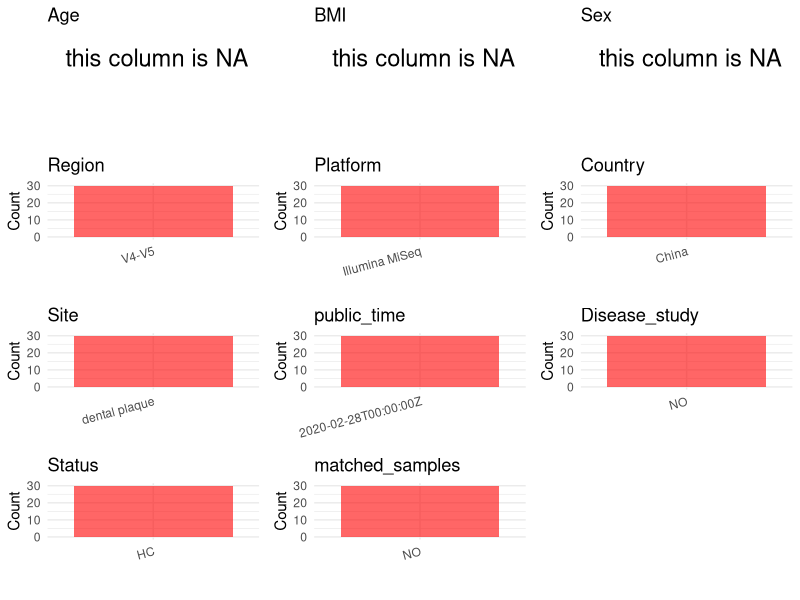

This chart was generated by the following R code: (Note: this script raises an error after producing the figure.)
## ---- chunk 1
library(tidyverse)
library(ggplot2)
library(cowplot)

setwd("C:/Users/zyc/Desktop/oral_project/data/projects/PRJNA511568")
initial_meta <- read.csv("SraRunTable.csv", header = TRUE) 
head(initial_meta)
## ---- chunk 2
metadata <- data.frame(
  BioProject = initial_meta$BioProject,
  Run = initial_meta$Run,
  sample_name = initial_meta$Sample.Name,
  Age = NA,
  BMI = NA,
  Sex = NA,
  Platform = initial_meta$Instrument,
  # Country = initial_meta$geo_loc_name_country,
  Site = initial_meta$isolation_source,
  public_time = initial_meta$ReleaseDate,
  # Status = initial_meta$Sample.Name,
  stringsAsFactors = FALSE
)
## ---- chunk 3


 # metadata <- metadata %>%
 #  mutate(Sex = recode(Sex, "female" = "F", "male" = "M"))
# metadata <-metadata%>%
#   mutate(Status = case_when(Site == "mucous" ~ "OSCC",
#                             Site == "dental plaque" ~ "OSCC",
#                             Site == "tumor" ~ "OSCC",
#                             TRUE ~ NA))

## ---- chunk 4
metadata$Country <- "China"
metadata$Status <- "HC"
metadata$matched_samples <- "NO"
metadata$Region <- "V4-V5"
metadata$title <- "Effects of a probiotic drink containing Lactobacillus casei strain Shirota on dental plaque microbiota"
metadata$Disease_study <- "NO"
metadata$PCR_primers <- "(forward, 5'-GTGACAGCAGCCGCGGTAA-3' and reverse, 5'-CCGTCAATTTATTTAAGTTT-3')"
head(metadata)
## ---- chunk 5
print(paste("Number of unique runs:", length(unique(metadata$Run))))
print(paste("Number of unique sample names:", length(unique(metadata$sample_name))))
## ---- chunk 6
plot_data <- metadata %>%
  select(-BioProject, -Run, -sample_name, -title)

# Function to create simple plots for each column
create_simple_plots <- function(data) {
  plots <- list()

  for (col in colnames(data)) {
    # Check if the column is all NA
    if (all(is.na(data[[col]]))) {
      # Create an empty plot with text indicating all NA
      p <- ggplot() +
        annotate("text", x = 0.5, y = 0.5, label = "this column is NA", size = 6) +
        labs(title = col) +
        theme_void()
    } else if (is.numeric(data[[col]])) {
      # Numeric variable: histogram
      p <- ggplot(data, aes(x = .data[[col]])) +
        geom_histogram(fill = "blue", alpha = 0.6, bins = 20, na.rm = T) +
        labs(title = col) +
        theme_minimal()
    } else {
      # Categorical variable: bar plot (remove NA values)
      count_data <- as.data.frame(table(data[[col]], useNA = "ifany"))
      p <- ggplot(count_data, aes(x = reorder(Var1, -Freq), y = Freq)) +
        geom_col(fill = "red", alpha = 0.6) +
        labs(title = col, x = NULL, y = "Count") +
        theme_minimal() +
        theme(axis.text.x = element_text(angle = 15, hjust = 1))
    }
    plots[[col]] <- p
  }

  return(plots)
}


plots <- create_simple_plots(plot_data)
p<-plot_grid(plots$Age,
          plots$BMI,
          plots$Sex,
          plots$Region,
          plots$Platform,
          plots$Country,
          plots$Site,
          plots$public_time,
          # plots$PCR_primers,
          plots$Disease_study,
          plots$Status,
          plots$matched_samples,# add
          ncol = 3, align = "hv", axis = "lb")
ggsave("Metadata_Summary.png", plot = p, width = 8, height = 6, dpi = 150)


## ---- chunk 7
knitr::include_graphics("Metadata_Summary.png")
## ---- chunk 8
metadata <- metadata[, c(
  "BioProject", "Run", "sample_name", "Age", "BMI", "Sex",
  "Region", "Platform", "Country", "Site", "public_time",
  "PCR_primers", "title", "Disease_study", "Status","matched_samples"
)]



write.csv(metadata, file = "metadata.csv", quote = FALSE)
